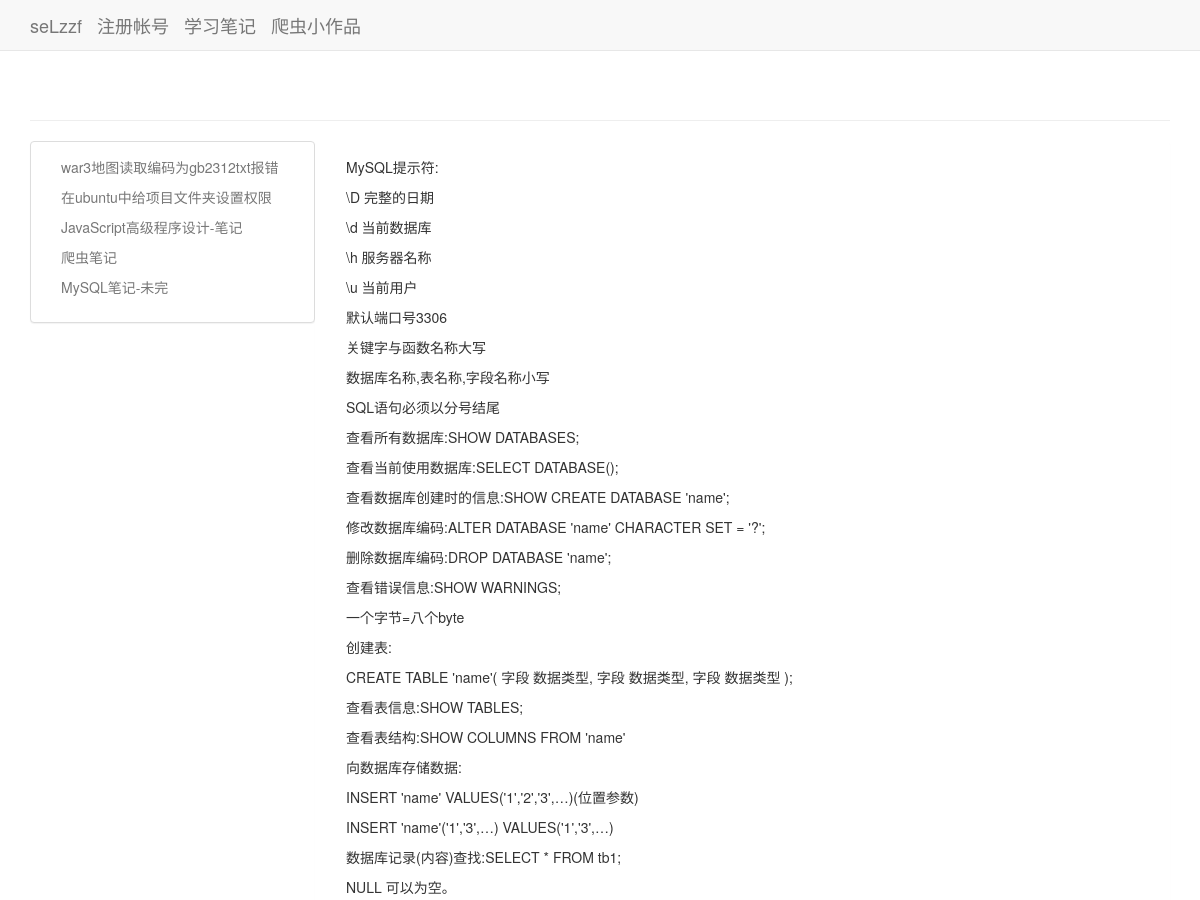
The page /notes/notes/ (upper part) on the database as committed earlier.
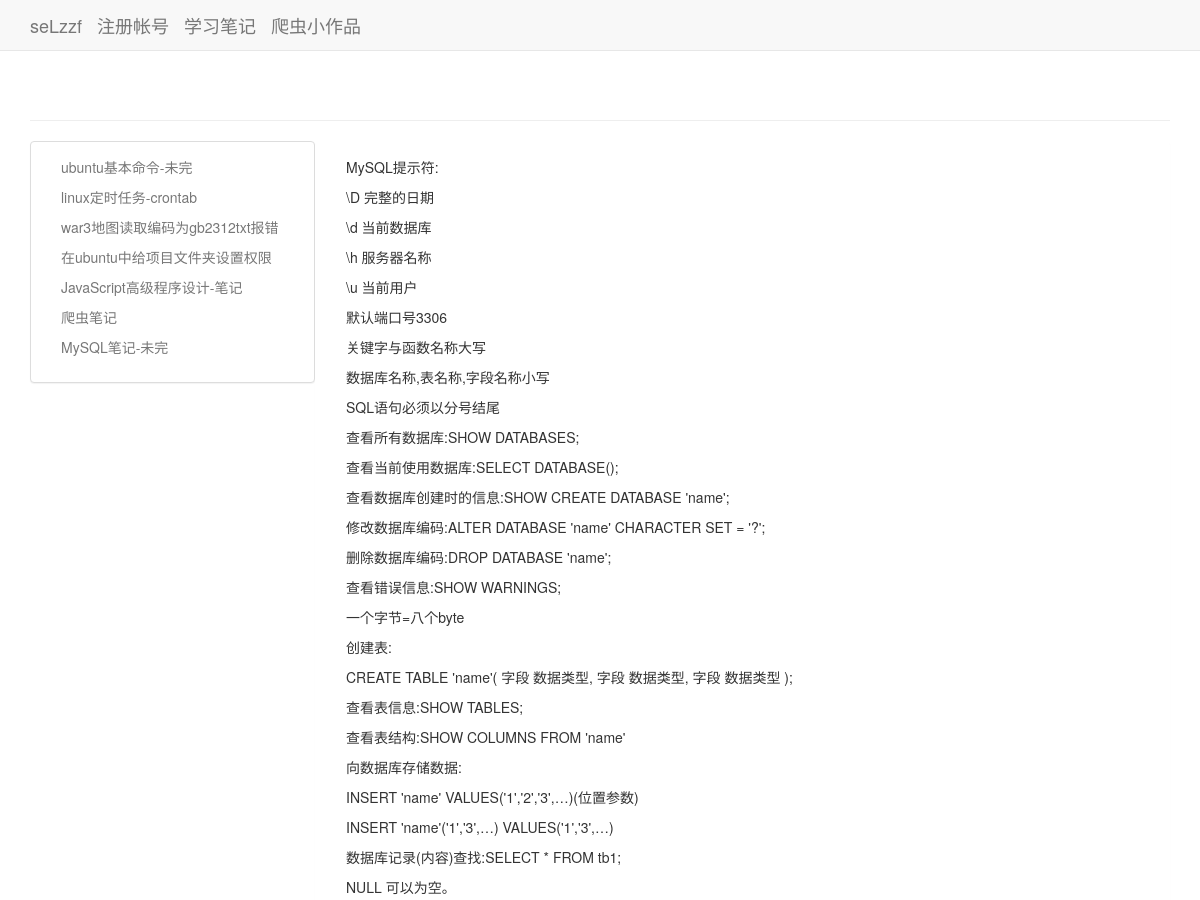
The same page on the database as committed later.
### notes/models.py (models this page shows, shortened)
class Notes(models.Model):
	title=models.CharField('标题',max_length=30)
	text=models.TextField('正文')
	date_setup=models.DateTimeField(auto_now_add=True)
	views=models.PositiveIntegerField(default=0)

### notes/views.py (the view)
# urls.py: url(r'^notes/',include('notes.urls',namespace='notes')),
def notes(request):
	notes=Notes.objects.all().order_by('-date_setup')
	try:
		note_id=request.GET['note']
		note=Notes.objects.get(id=note_id)
	except:
		note=Notes.objects.get(id=1)
	import markdown
	note.text=markdown.markdown(note.text,extensions=[
						'markdown.extensions.extra',
						'markdown.extensions.codehilite',
						'markdown.extensions.toc',
					])
	context={'notes':notes,'note':note}
	return render(request,'notes/notes.html',context)

### blog/context_processor.py (called while the page is built)
def request_userinfo(request):
	user=request.user
	try:
		request_userinfo=Userinfo.objects.get(user=user)
		return {'request_userinfo':request_userinfo}
	except:
		return {'request_userinfo':'请登录.'}

### notes/templates/notes/notes.html (shortened to what this page needs)
{% extends 'users/base.html' %}
{% load bootstrap3 %}
{% load static %}
{% block content %}
<div class="col-md-3 panel panel-default">
  <div class='panel-body'>
  {% for note in notes %}
    <ul style="padding-left:0px;" ><a style='color:#777' href="?note={{note.id}}">{{ note.title }}</a></ul>
  {% endfor %}
  </div>
</div>
<div class="col-md-9 panel">
  <div class='panel-body'>
    {{note.text|safe}}
  </div>
</div>
{% endblock content %}

Rows that differ between the two databases and show on the page:
added Notes: title "ubuntu基本命令-未完"
added Notes: title "linux定时任务-crontab"
